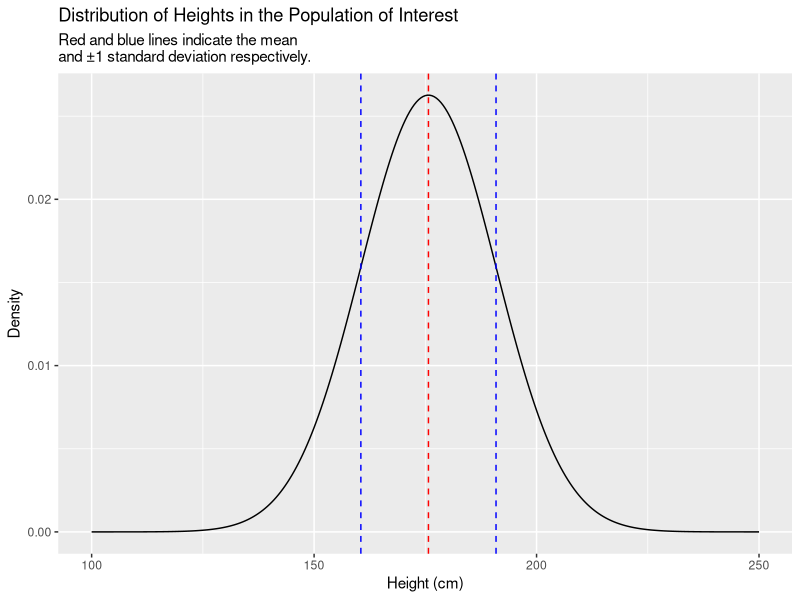
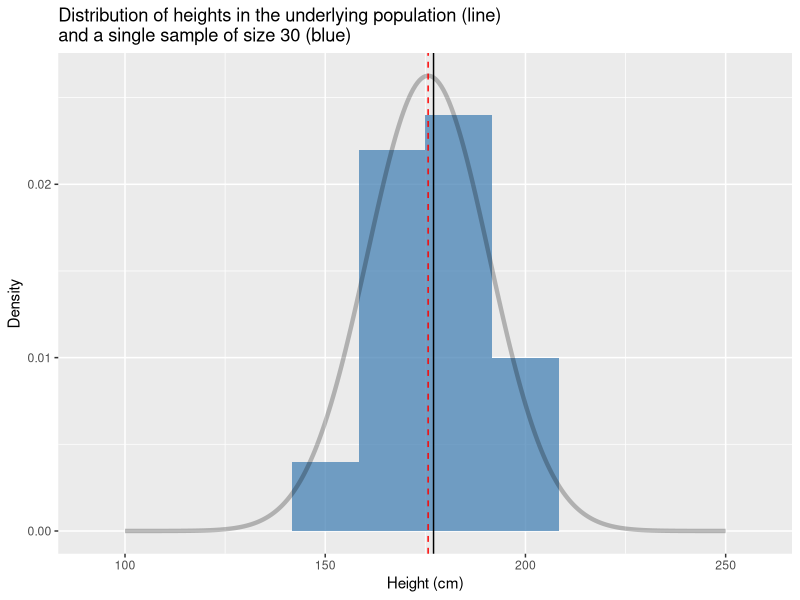
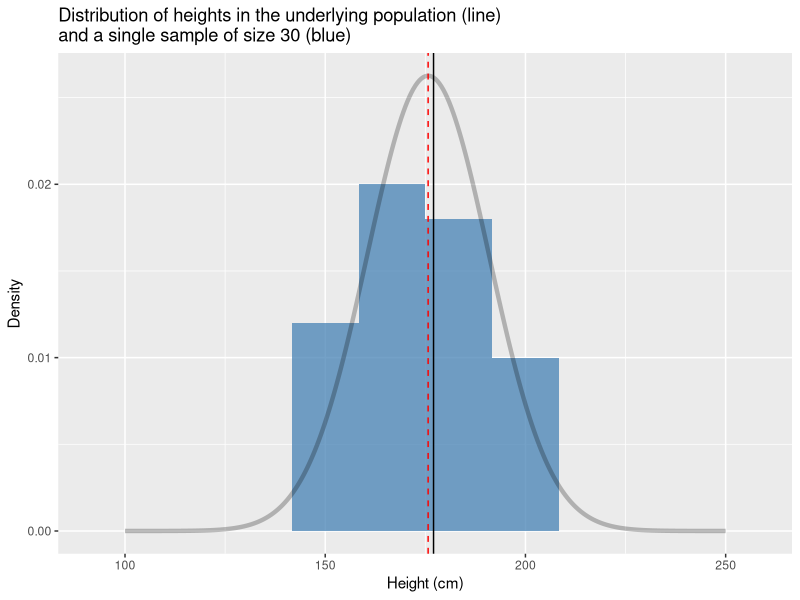
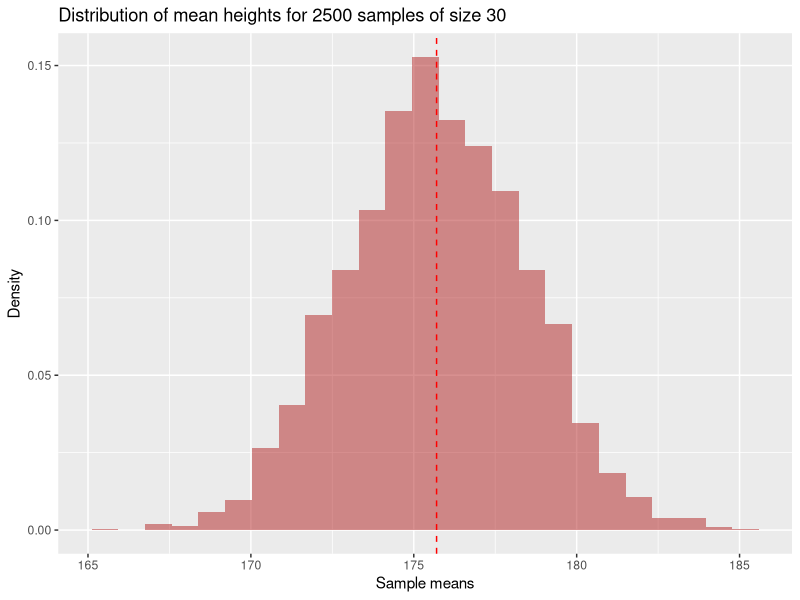
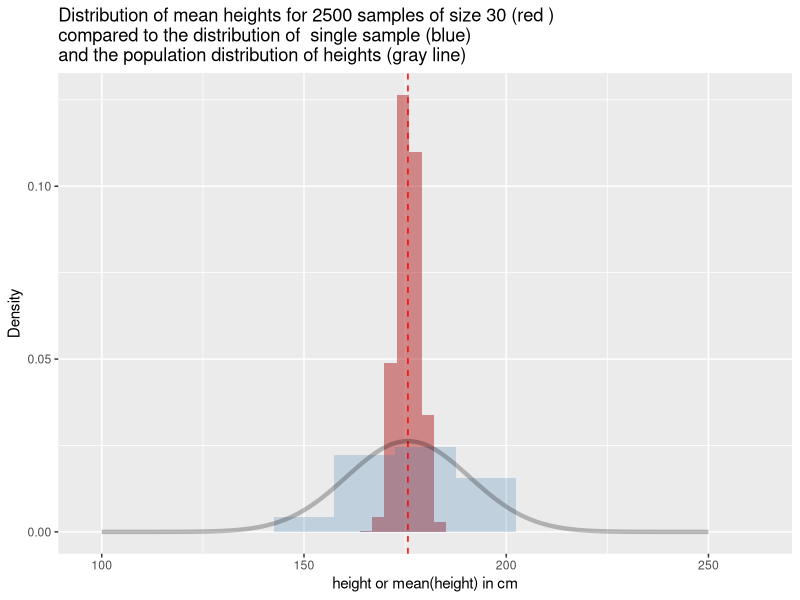
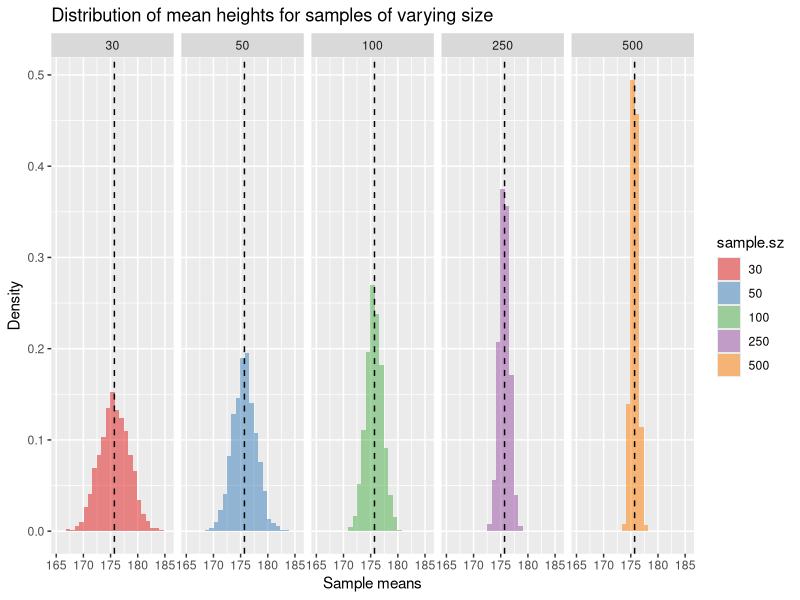
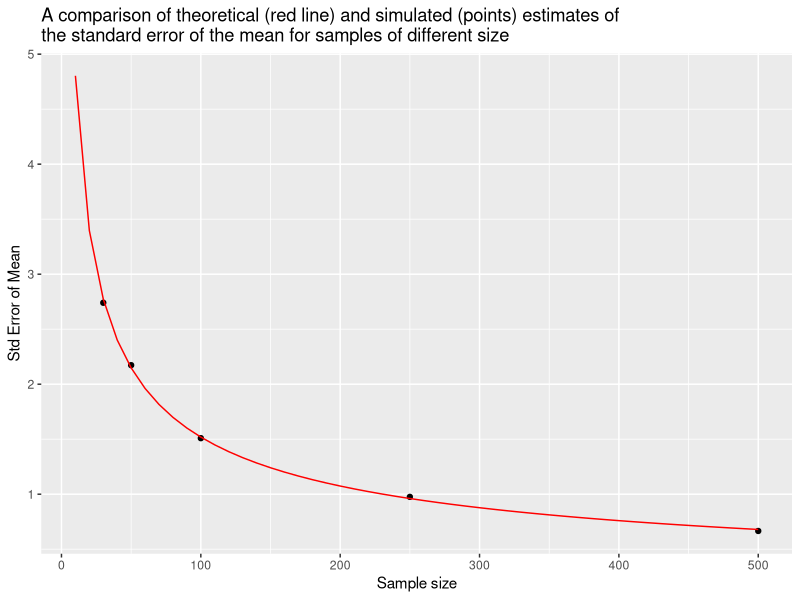
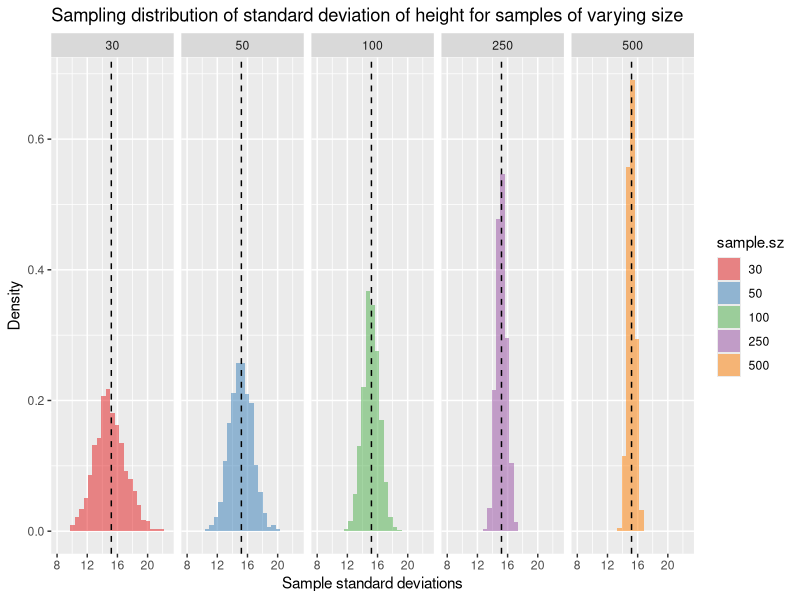

Write R code to recreate these figures, in order.
## ---- chunk 1
library(tidyverse)
library(magrittr)
library(stringr)
## ---- chunk 2
# male mean height and sd in centimeters from USDHHS report
true.mean <- 175.7
true.sd <- 15.19
## ---- chunk 3
pop.distn <- 
  data_frame(height =  seq(100, 250, 0.5),
             density = dnorm(height,mean = true.mean, sd = true.sd))

ggplot(pop.distn) +
  geom_line(aes(height, density)) + 
  # vertical line at mean
  geom_vline(xintercept = true.mean, color="red", linetype="dashed") +
  # vertical line at mean + 1SD
  geom_vline(xintercept = true.mean + true.sd,
              color = "blue", linetype="dashed") +
  # vertical line at mean - 1SD
  geom_vline(xintercept = true.mean - true.sd,
              color = "blue", linetype="dashed") +
  labs(x = "Height (cm)", y = "Density",
       title = "Distribution of Heights in the Population of Interest",
       subtitle = "Red and blue lines indicate the mean \nand ±1 standard deviation respectively.")  

## ---- chunk 4
# make our simulation repeatable by seeding RNG
set.seed(20180321)
## ---- chunk 5
sample.a <-
  data_frame(height = rnorm(30, mean = true.mean, sd = true.sd))
## ---- chunk 6
sample.a %>%
  ggplot(aes(x = height)) + 
  geom_histogram(aes(y = ..density..), 
                 fill = 'steelblue', alpha=0.75, bins=10) + 
  geom_line(data=pop.distn, aes(x = height, y = density), 
            alpha=0.25,size=1.5) +   
  geom_vline(xintercept = true.mean, linetype = "dashed", color="red") + 
  geom_vline(xintercept = mean(sample.a$height), linetype = "solid") + 
  labs(x = "Height (cm)", y = "Density", 
       title = "Distribution of heights in the underlying population (line)\nand a single sample of size 30 (blue)")
## ---- chunk 7
sample.a %>% 
  summarize(sample.mean = mean(height), 
            sample.sd = sd(height))
## ---- chunk 8
sample.b <-
  data_frame(height = rnorm(30, mean = true.mean, sd = true.sd))

sample.b %>%
  ggplot(aes(x = height)) + 
  geom_histogram(aes(y = ..density..), 
                 fill = 'steelblue', alpha=0.75, bins=10) + 
  geom_line(data=pop.distn, aes(x = height, y = density), 
            alpha=0.25,size=1.5) +   
  geom_vline(xintercept = true.mean, linetype = "dashed", color="red") + 
  geom_vline(xintercept = mean(sample.a$height), linetype = "solid") + 
  labs(x = "Height (cm)", y = "Density", 
       title = "Distribution of heights in the underlying population (line)\nand a single sample of size 30 (blue)")
## ---- chunk 9
sample.b %>% 
  summarize(sample.mean = mean(height), 
            sample.sd = sd(height))
## ---- chunk 10
rnorm.stats <- function(n, mu, sigma) {
  the.sample <- rnorm(n, mu, sigma)
  data_frame(sample.size = n, 
             sample.mean = mean(the.sample), 
             sample.sd = sd(the.sample))
}
## ---- chunk 11
rnorm.stats(30, true.mean, true.sd)
## ---- chunk 12
df.samples.of.30 <-
  rerun(2500,  rnorm.stats(30, true.mean, true.sd)) %>%
  bind_rows()
## ---- chunk 13
head(df.samples.of.30)
## ---- chunk 14
ggplot(df.samples.of.30, aes(x = sample.mean, y = ..density..)) +
  geom_histogram(bins=25, fill = 'firebrick', alpha=0.5) + 
  geom_vline(xintercept = true.mean, linetype = "dashed", color="red") + 
  labs(x = "Sample means", y  = "Density",
       title = "Distribution of mean heights for 2500 samples of size 30")

## ---- chunk 15
ggplot(df.samples.of.30, aes(x = sample.mean, y = ..density..)) +
  geom_histogram(bins=50, fill = 'firebrick', alpha=0.5) + 
  geom_histogram(data=sample.a, 
                 aes(x = height, y = ..density..),
                 bins=11, fill='steelblue', alpha=0.25) +
  geom_vline(xintercept = true.mean, linetype = "dashed", color='red') + 
  geom_line(data=pop.distn, aes(x = height, y = density), alpha=0.25,size=1.5) +   
  labs(x = "height or mean(height) in cm", y  = "Density",
       title = "Distribution of mean heights for 2500 samples of size 30 (red )\ncompared to the distribution of  single sample (blue)\nand the population distribution of heights (gray line)")

## ---- chunk 16
df.samples.of.30 %>%
  summarize(mean.of.means = mean(sample.mean),
            sd.of.means = sd(sample.mean))

## ---- chunk 17
df.samples.of.50 <-
  rerun(2500,  rnorm.stats(50, true.mean, true.sd)) %>%
  bind_rows()

df.samples.of.100 <-
  rerun(2500,  rnorm.stats(100, true.mean, true.sd)) %>%
  bind_rows()

df.samples.of.250 <-
  rerun(2500,  rnorm.stats(250, true.mean, true.sd)) %>%
  bind_rows()

df.samples.of.500 <-
  rerun(2500,  rnorm.stats(500, true.mean, true.sd)) %>%
  bind_rows()
## ---- chunk 18
df.combined <- 
  bind_rows(df.samples.of.30,
            df.samples.of.50,
            df.samples.of.100,
            df.samples.of.250,
            df.samples.of.500) %>%
  # create a factor version of sample size to facilitate plotting
  mutate(sample.sz = as.factor(sample.size))
## ---- chunk 19
ggplot(df.combined, aes(x = sample.mean, y = ..density.., fill = sample.sz)) + 
  geom_histogram(bins=25, alpha=0.5) + 
  geom_vline(xintercept = true.mean, linetype = "dashed")  +
  facet_wrap(~ sample.sz, nrow = 1) + 
  scale_fill_brewer(palette="Set1") + # change color palette
  labs(x = "Sample means", y  = "Density",
       title = "Distribution of mean heights for samples of varying size")  
## ---- chunk 20
sampling.distn.mean.table <-
  df.combined %>%
  group_by(sample.size) %>%
  summarize(mean.of.means = mean(sample.mean),
            sd.of.means = sd(sample.mean))

sampling.distn.mean.table
## ---- chunk 21
se.mean.theory <- sapply(seq(10,500,10), 
                         function(n){ true.sd/sqrt(n) })

df.se.mean.theory <- data_frame(sample.size = seq(10,500,10),
                                std.error = se.mean.theory)

ggplot(sampling.distn.mean.table, aes(x = sample.size, y = sd.of.means)) +
   # plot standard errors of mean based on our simulations
  geom_point() +  
  # plot standard errors of the mean based on theory
  geom_line(aes(x = sample.size, y = std.error), data = df.se.mean.theory, color="red") +
  labs(x = "Sample size", y = "Std Error of Mean",
       title = "A comparison of theoretical (red line) and simulated (points) estimates of\nthe standard error of the mean for samples of different size")
## ---- chunk 22
sampling.distn.sd.table <-
  df.combined %>%
  group_by(sample.size) %>%
  summarize(mean.of.sds = mean(sample.sd),
            sd.of.sds = sd(sample.sd))

sampling.distn.sd.table
## ---- chunk 23
ggplot(df.combined, aes(x = sample.sd, y = ..density.., fill = sample.sz)) + 
  geom_histogram(bins=25, alpha=0.5) + 
  geom_vline(xintercept = true.sd, linetype = "dashed")  +
  facet_wrap(~ sample.sz, nrow = 1) + 
  scale_fill_brewer(palette="Set1") +
  labs(x = "Sample standard deviations", y  = "Density",
       title = "Sampling distribution of standard deviation of height for samples of varying size")  
## ---- chunk 24
se.sd.theory <- sapply(seq(10, 500, 10), 
                       function(n){ true.sd/sqrt(2*(n-1))})

df.se.sd.theory <- data_frame(sample.size = seq(10,500,10), 
                              std.error = se.sd.theory)

ggplot(sampling.distn.sd.table, aes(x = sample.size, y = sd.of.sds)) +
   # plot standard errors of mean based on our simulations
  geom_point() +  
  # plot standard errors of the mean based on theory
  geom_line(aes(x = sample.size, y = std.error), data = df.se.sd.theory, color="red") +
  labs(x = "Sample size", y = "Std Error of Standard Deviation",
       title = "A comparison of theoretical (red line) and simulated (points) estimates of\nthe standard error of the standard deviation for samples of different size")
## ---- chunk 25
# sample sizes we'll conside
ssizes <- c(2, 3, 4, 5, 7, 10, 20, 30, 50)

# number of samples to draw *for each sample size*
nsamples <- 2500

# create a data frame with empty columns
df.combined.small <- data_frame(sample.size = double(), 
                          sample.mean = double(), 
                          sample.sd = double(),
                          estimated.SE = double(), 
                          sample.zscore = double())

for (i in ssizes) {
  df.samples.of.size.i <-
    rerun(nsamples,  rnorm.stats(i, true.mean, true.sd)) %>%
    bind_rows()  
  
  df.combined.small <- 
    bind_rows(df.combined.small, df.samples.of.size.i)

}

df.combined.small %<>%
  mutate(sample.sz = as.factor(sample.size))
## ---- chunk 26
by.sample.size <-
  df.combined.small %>%
  group_by(sample.size) %>%
  summarize(mean.of.means = mean(sample.mean),
            mean.of.sds = mean(sample.sd))

by.sample.size
## ---- chunk 27
ggplot(by.sample.size, aes(x = sample.size, y = mean.of.sds)) +
  geom_point(color = 'red') +
  geom_line(color = 'red') +
  geom_hline(yintercept = true.sd, color = 'black', linetype='dashed') +
  labs(x = "Sample Size", y = "Mean of Sampling Distn of Std Dev")

## ---- chunk 28
filtered.df <- 
  df.combined.small %>%
  filter(sample.size %in% c(3, 5, 30))

ggplot(filtered.df, aes(x = sample.sd, y = ..density.., fill = sample.sz)) + 
  geom_histogram(bins=50, alpha=0.65) +
  facet_wrap(~sample.size, nrow = 1) +
  geom_vline(xintercept = true.sd, linetype = 'dashed') +
  labs(x = "Std Deviations", y = "Density",
       title = "Sampling distributions of the standard deviation\nAs a function of sample size")
  
